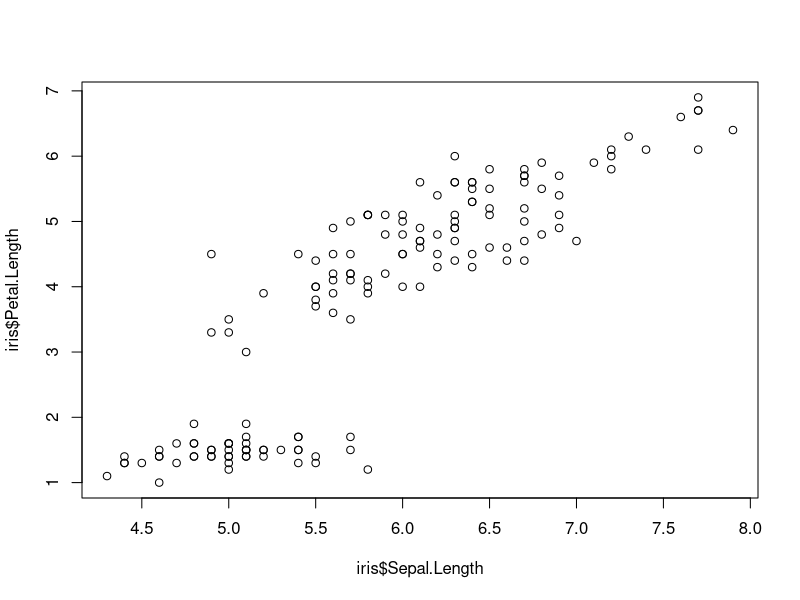
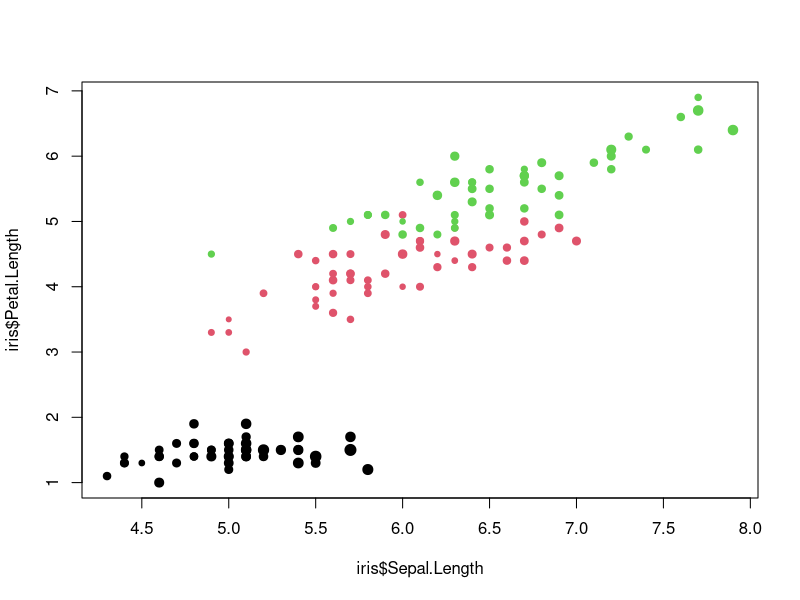
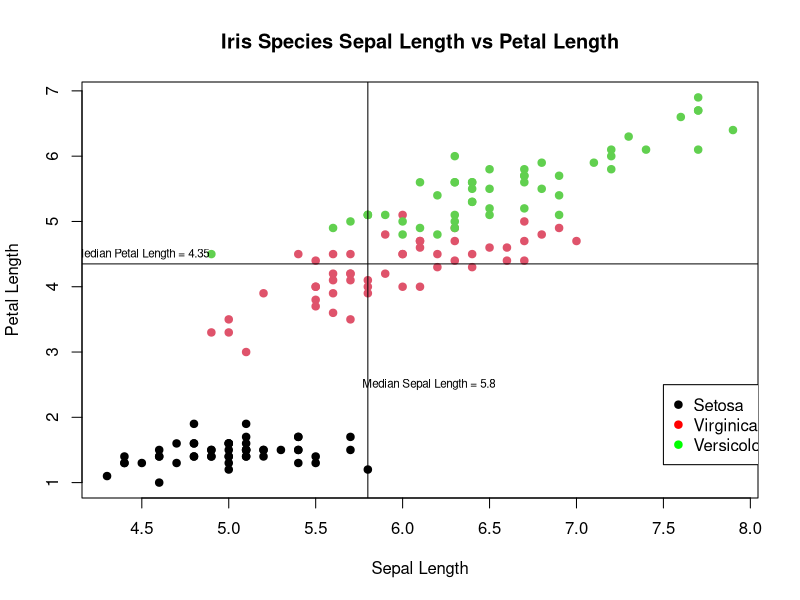
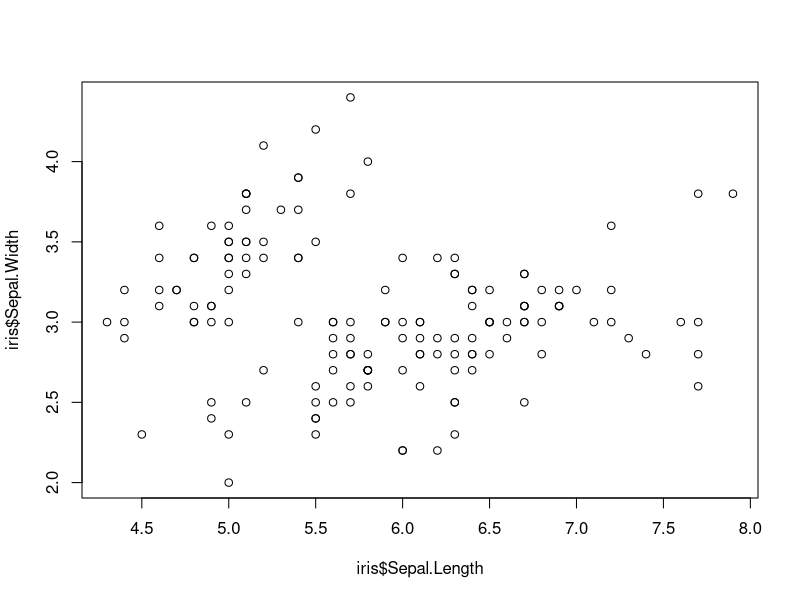
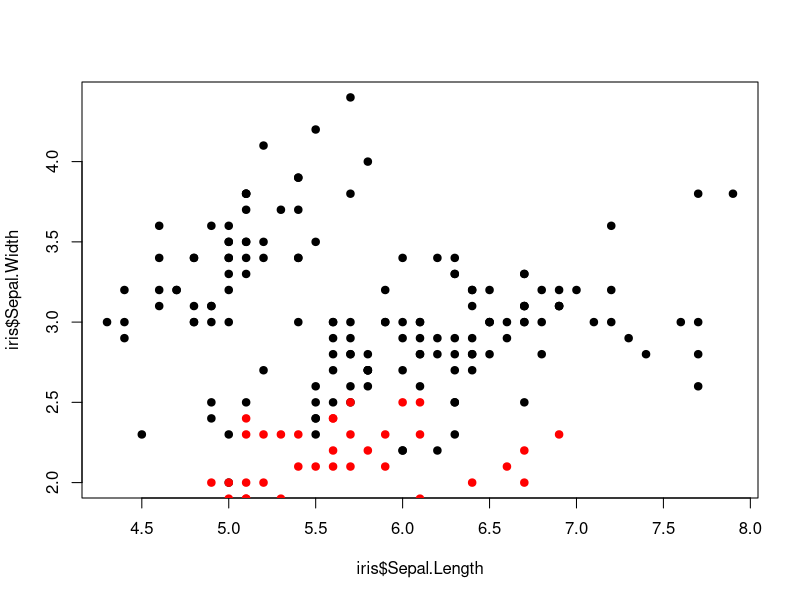

Write R code to recreate these figures, in order. (Note: this script raises an error after producing the figures.)
# R has many packages for many different types of statistical and visual 
# analysis. We're going to look at one of the most popular and powerful packages
# for visualization, ggplot2. First, let's take a look at the base R 
# visualization tools. We're going to use two datasets from R today, one called 
# iris, [https://en.wikipedia.org/wiki/Iris_flower_data_set], and one called 
# diamonds [http://ggplot2.tidyverse.org/reference/diamonds.html]. Let's take a 
# look at iris first. 

str(iris)
head(iris)

# We can use base R plot() function to make a simple scatterplot.

plot(iris$Sepal.Length, iris$Petal.Length)

# We can add colors based on the species variable, size the points based on 
# a formula, and change the symbology.

plot(iris$Sepal.Length, iris$Petal.Length, 
     col = iris$Species, 
     pch = 19,
     cex = iris$Sepal.Width/median(iris$Sepal.Width))

# However, we're missing a legend! In base R plotting, you need to add legends 
# and proper labels yourself.

plot(iris$Sepal.Length, iris$Petal.Length, 
     col = iris$Species, 
     pch = 19,
     xlab = "Sepal Length",
     ylab = "Petal Length", 
     main = "Iris Species Sepal Length vs Petal Length")
legend(7.5, 2.5, 
       c("Setosa", "Virginica", "Versicolor"), 
       pch = 19, 
       col = c("black", "red", "green"))

# You can also add other annotations like median lines to a basic plot.

abline(v = median(iris$Sepal.Length), h = median(iris$Petal.Length) )
text(4.5, median(iris$Petal.Length) + 0.15, 
     paste("Median Petal Length =", median(iris$Petal.Length)),
     cex = 0.7)
text(median(iris$Sepal.Length) + 0.35, 2.5, 
     paste("Median Sepal Length =", median(iris$Sepal.Length)),
     cex = 0.7)


# BUT THERE IS AN EASIER WAY! Using the ggplot2 package, part of the 
# "tidyverse," we can more easily make graphs that look great. ggplot2 handles
# a lot of the decisions, such as making labels, for you! It also makes objects, 
# not static plots, so we can manipulate them rather than just building them up 
# by drawing over the already made plots.

# For example, in base plot, if we go back to a basic scatterplot of width vs
# length of sepals:

plot(iris$Sepal.Length, iris$Sepal.Width)

# and then decide we want to add the petal data as well, we can do that like 
# this:

plot(iris$Sepal.Length, iris$Sepal.Width, pch = 19)
points(iris$Petal.Length, iris$Petal.Width, pch = 19, col = "red")

# What's wrong with this? The new points (the red ones) were simply added onto 
# the existing plot. So, in addition to having no legend, our plot is cut off at 
# the bottom.

# This isn't a problem with ggplot, where the graph is an "object" that can be 
# changed and manipulated. Let's make our first ggplot graph.

ggplot(iris, aes(x = Sepal.Length, y = Sepal.Width)) + geom_point()

ggplot(iris, aes(x = Sepal.Length, y = Sepal.Width)) + geom_point() + 
  geom_point(aes(x = Petal.Length, y = Petal.Width), col = "red")

# As you can see, our graph size changes. Still no legend though! But that's 
# because, even though the method above makes a graph, it's NOT THE RIGHT WAY
# TO DO IT. First we need to talk about the Grammar of Graphics, and tidy data.

# The Grammar of Graphics talks about 7 layers visualizations use: (1) Data, 
# (2) Aesthetic Mappings, (3) Geometric Objects, (4) Scales, (5) Faceting, 
# (6) Statistical Transformations, and (7) Coordinate Systems. For any ggplot 
# visualization, you MUST specify the first 3 of these. If you don't specify
# the others, ggplot will take care of them for you with defaults. 

# Start with the data, and aesthetic mappings.

g <- ggplot(data = iris, aes(x = Sepal.Length, y = Sepal.Width, col = Species))

# Add a geometric object

g2 <- g + geom_point()

# Add facets, if you want

g2 + facet_wrap(~Species)

# Add a statistical transformation

g + geom_point() + stat_smooth()

g + geom_point() + stat_smooth(method = "lm")

g + geom_point() + stat_quantile()

# And so on. So how do we make the graph from above of Sepal and Petal Length
# vs Sepal and Petal Width properly?

# If you look again at the head(iris), you'll see that the data has 4 columns 
# which actually contain three values each. For example, Sepal Length stores
# not only the value (the length), but also the fact that the measurement is
# length, and the flower part is the sepal. Transforming the data into tidy
# data, with one variable per column, as below, can give us access to ALL of 
# our data in order to make the plots we're trying to make. Transforming iris 
# into a different form of wide data, also as below, can also give us access to 
# plot something other than we originally could.

#############################
#### CLEANING IRIS DATA #####
#############################

# Making iris_tidy by using tidyr functions gather() and separate(). Gathers
# all non-categorial headers into one column, key, and then associates them 
# with their previous values, which it puts into the Value column. You can just
# run this code.

iris_tidy <- iris %>%
  gather(key, Value, - Species) %>%
  separate(key, c("Part", "Measure"), "\\.") 

# Making iris_wide uses the same tidyr functions as above, plus the function 
# spread(). First, so that we can keep track of which measures belong to which 
# flower, we need to add a unique identifier in a column called Flower.

iris$Flower <- 1:nrow(iris)

iris_wide <- iris %>%
  gather(key, value, -Species, -Flower) %>%
  separate(key, c("Part", "Measure"), "\\.") %>%
  spread(Measure, value)

head(iris_tidy)
head(iris_wide)

# Now we can use these differently formatted versions of the iris data to make 
# better graphs using ggplot. This highlights two things: first, ggplot tries
# to be very unrestrictive in what you are allowed to do with it - if it uses 
# the correct syntax, ggplot will execute it and make something. Also, data 
# manipulation is very necessary when working with data visualization. 
# Sometimes you need to manipulate your data in order to make the visualization 
# you have in mind.


# Plot length vs width, colored by part (sepal or petal) using iris_wide.

ggplot(iris_wide, aes(x = Length, y = Width, col = Part)) + geom_point()

ggplot(iris_wide, aes(x = Length, y = Width, col = Part, shape = Species)) + 
  geom_point()

# It doesn't make much sense to use shapes to differentiate species, as this is 
# hard to visually interpret.Plot length vs width, colored by part (sepal or 
# petal) using iris_wide, but this time make a separate graph for each species

ggplot(iris_wide, aes(x = Length, y = Width, col = Part)) + geom_point() +
  facet_wrap(~Species, nrow = 2)

# Use iris_tidy to make a point graph of the measurements of each different part 
# colored by whether they are length or width, and faceted by species. Then make
# the same graph as boxplots.

ggplot(iris_tidy, aes(x = Part, y = Value, col = Measure)) + geom_point() + 
  facet_grid(~Species)

ggplot(iris_tidy, aes(x = Part, y = Value, col = Measure)) + geom_boxplot() + 
  facet_grid(~Species)

#####################################
# More ggplot functionality and fun #
#####################################

str(diamonds)
head(diamonds)

# Geometries (such as a bar) that rely on statistical transformations (e.g. a 
# "count") of occurences as a below, can be substituted with the same stat 
# transformation.

ggplot(diamonds, aes(cut)) + geom_bar()

ggplot(diamonds, aes(cut)) + stat_count()

# You can also use "identity" as a stat transformation if the "count" is present
# in your data itself.

cut_freq <- count(diamonds, cut)
cut_freq

ggplot(cut_freq, aes(cut, n)) + geom_bar(stat = "identity")

# Different positions for bars in charts

ggplot(diamonds, aes(cut, fill = clarity)) + geom_bar()

ggplot(diamonds, aes(cut, fill = clarity)) + geom_bar(position = "dodge")

ggplot(diamonds, aes(cut, fill = clarity)) + geom_bar(position = "identity")

ggplot(diamonds, aes(cut, fill = clarity)) + 
  geom_bar(position = "identity", alpha = 0.2)

ggplot(diamonds, aes(cut, fill = clarity)) + geom_bar(position = "fill")

# Different coordinate systems

ggplot(diamonds, aes(cut, fill = cut)) + geom_bar() + coord_polar()

ggplot(diamonds, aes(cut, fill = cut)) + geom_bar() + coord_flip()

ggplot(diamonds, aes(cut, fill = clarity)) + geom_bar(position = "dodge") + 
  coord_polar()

# Plotting lines fitted to the data

ggplot(diamonds, aes(carat, price)) + geom_point()

ggplot(diamonds, aes(carat, price)) + geom_point(alpha = 0.2) + geom_smooth()


ggplot(diamonds, aes(carat, price)) + geom_point(alpha = 0.2) + 
  geom_smooth(method = "lm")

ggplot(diamonds, aes(carat, price)) + geom_point(alpha = 0.2) + 
  geom_smooth(aes(color = clarity))

ggplot(diamonds, aes(carat, price)) + 
  geom_point(aes(color = clarity),alpha = 0.2) + 
  geom_smooth(aes(color = clarity))

ggplot(diamonds, aes(carat, price)) + geom_smooth(aes(color = clarity))


ggplot(diamonds, aes(carat, price)) + geom_point(alpha = 0.2) + 
  geom_smooth(aes(color = clarity), se = FALSE)

# Matrix faceting

ggplot(diamonds, aes(carat, price)) + geom_point(alpha = 0.2) + 
  facet_grid(cut ~ clarity)

############
# EXERCISE #
############

# Q1.  Create a plot that shows once again the relationship between carat,
# but now let the size of the points reflect the table of the diamond and have
# separate plots by clarity

# Q2. A friend wants to know if cars in 1973-1974 that have bigger
# cylinders (the variable displacement in cu. in.) have better mileage (in mpg).
# Two important factors they want to consider are the # of cylinders and whether
# the car has an automatic or manual transmission.  Answer your friend's
# question using a visualization. As added bonus, use google to add detailed
# x-labels and y-labels
data(mtcars)
?mtcars
